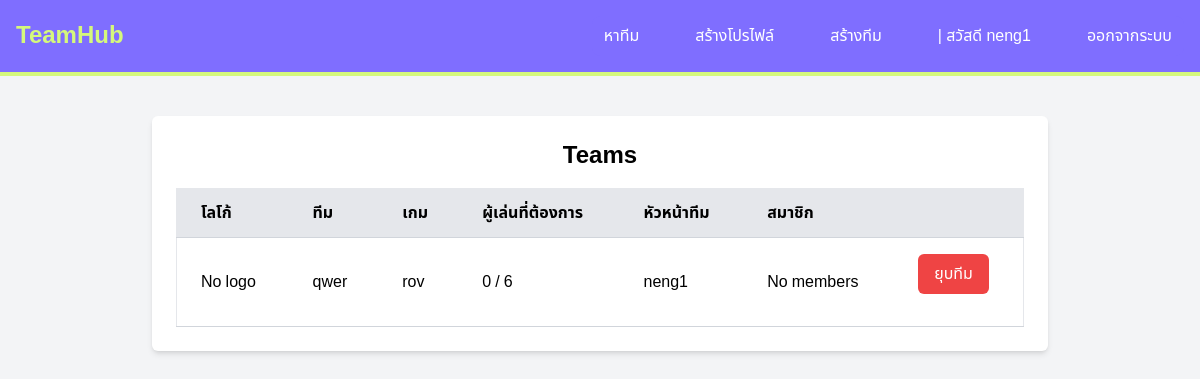
Page /my_team/ (signed in) on the earlier database version.
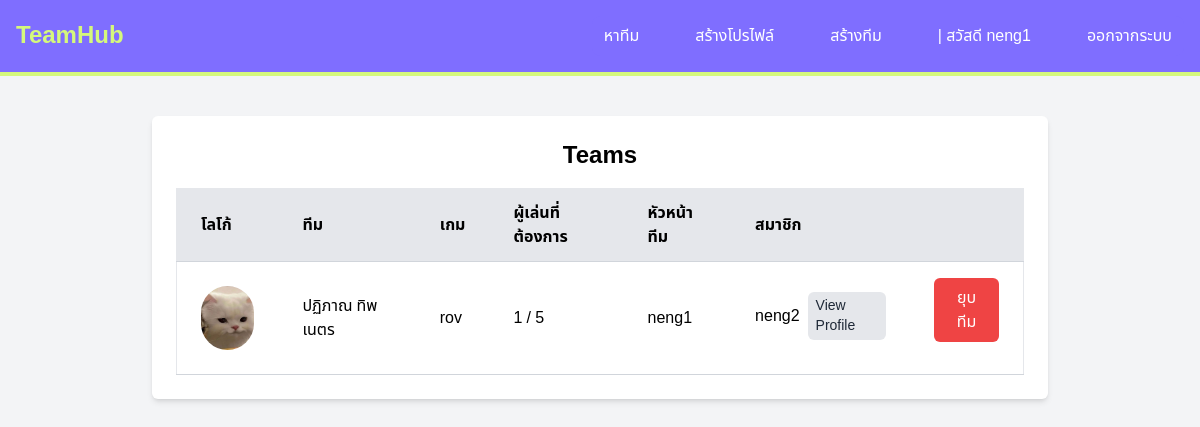
Same page on the later database version.
### myesportapp/models.py (models this page shows, shortened)
class Team(models.Model):
    member = models.ForeignKey(User, on_delete=models.CASCADE, null=True, blank=False)
    name = models.CharField(max_length=100, null=True, blank=False)
    game = models.ForeignKey(Game, on_delete=models.CASCADE, null=True, blank=False)
    required_rank_min = models.CharField(max_length=100, null=True, blank=True)
    required_rank_max = models.CharField(max_length=100, null=True, blank=True)
    members_needed = models.IntegerField( null=True, blank=False)
    additional_details = models.TextField( null=True, blank=False)
    logo = models.ImageField(upload_to='team_logos/', blank=True, null=True)

class Game(models.Model):
    name = models.CharField(max_length=100, null=True, blank=False)
    rank1 = models.CharField(max_length=100, null=True, blank=False)
    rank2 = models.CharField(max_length=100,  null=True, blank=False)
    rank3 = models.CharField(max_length=100,  null=True, blank=False)
    rank4 = models.CharField(max_length=100,  null=True, blank=False)
    rank5 = models.CharField(max_length=100,  null=True, blank=False)
    rank6 = models.CharField(max_length=100,  null=True, blank=False)
    rank7 = models.CharField(max_length=100,  null=True, blank=False)
    rank8 = models.CharField(max_length=100, null=True, blank=False)
    rank9 = models.CharField(max_length=100,  null=True, blank=False)

class TeamMember(models.Model):
    team = models.ForeignKey(Team, on_delete=models.CASCADE, related_name='members', null=True, blank=False)
    user = models.ForeignKey(User, on_delete=models.CASCADE, null=True, blank=False)

### myesportapp/views.py (the view)
# urls.py: path('my_team/', my_team, name='my_team'),
def my_team(request):
    current_user = request.user
    teams = (Team.objects.filter(members__user=current_user) |
             Team.objects.filter(member=current_user)).distinct()
    for team in teams:
        member_count = team.members.count()
        team.total_members = member_count
    context = {
        'teams': teams,
    }
    return render(request, 'my_team.html', context)

### myesportapp/templates/my_team.html (shortened to what this page needs)
<body class="bg-gray-100">
    {% include 'components/navbar.html' %}
    <div class="container mx-auto my-10">
        <div class="max-w-4xl mx-auto bg-white p-6 rounded-md shadow-md">
            <h1 class="text-2xl font-bold mb-4 text-center">Teams</h1>
            <div class="overflow-x-auto">
                <table class="min-w-full bg-white border">
                    <thead>
                        <tr class="bg-gray-200">
                            <th class="py-3 px-6 border-b border-gray-300 text-left font-semibold">โลโก้</th>
                            <th class="py-3 px-6 border-b border-gray-300 text-left font-semibold">ทีม</th>
                            <th class="py-3 px-6 border-b border-gray-300 text-left font-semibold">เกม</th>
                            <th class="py-3 px-6 border-b border-gray-300 text-left font-semibold">ผู้เล่นที่ต้องการ</th>
                            <th class="py-3 px-6 border-b border-gray-300 text-left font-semibold">หัวหน้าทีม</th>
                            <th class="py-3 px-6 border-b border-gray-300 text-left font-semibold">สมาชิก</th>
                            <th class="py-3 px-6 border-b border-gray-300 text-left font-semibold"></th>
                        </tr>
                    </thead>
                    <tbody>
                        {% for team in teams %}
                        <tr>
                            <td class="py-4 px-6 border-b border-gray-300">
                                {% if team.logo %}
                                <img src="{{ team.logo.url }}" alt="{{ team.name }} logo" class="w-16 h-16 object-cover rounded-full">
                                {% else %}
                                <span>No logo</span>
                                {% endif %}
                            </td>
                            <td class="py-4 px-6 border-b border-gray-300">{{ team.name }}</td>
                            <td class="py-4 px-6 border-b border-gray-300">{{ team.game.name }}</td>
                            <td class="py-4 px-6 border-b border-gray-300">
                                {{ team.total_members }} / {{ team.members_needed }}
                            </td>
                            <td class="py-4 px-6 border-b border-gray-300">{{ team.member.username }}</td>
                            <td class="py-4 px-6 border-b border-gray-300">
                                {% for member in team.members.all %}
                                <div class="flex items-center mb-1">
                                    <span>{{ member.user.username }}</span>
                                    <a href="{% url 'user_profile' user_id=member.user.id %}" class="ml-2 inline-block bg-gray-200 text-gray-800 px-2 py-1 rounded-md text-sm hover:bg-gray-300">View Profile</a>
                                </div>
                                {% empty %}
                                <span>No members</span>
                                {% endfor %}
                            </td>
                            <td class="py-4 px-6 border-b border-gray-300">
                                <form method="post" action="{% url 'leave_team' team.id %}">
                                    <button type="submit" class="bg-red-500 text-white px-4 py-2 rounded-md hover:bg-red-600">
                                        {% if request.user == team.member %}
                                        ยุบทีม
                                        {% else %}
                                        ออกจากทีม
                                        {% endif %}
                                    </button>
                                </form>
                            </td>
                        </tr>
                        {% endfor %}
                    </tbody>
                </table>
            </div>
        </div>
    </div>
</body>

### myesportapp/templates/components/navbar.html (shortened to what this page needs)
<!DOCTYPE html>
<html lang="en">
<head>
    <script src="https://cdn.tailwindcss.com"></script>
</head>
<body>
    <nav class="bg-[#7f6eff] border-b-4 border-[#d5f87c]">
        <div class="max-w-screen-xl flex flex-wrap items-center justify-between mx-auto p-4">
            <a href="/" class="flex items-center space-x-3 rtl:space-x-reverse">
                <span class="self-center text-2xl font-semibold text-[#d5f87c] whitespace-nowrap">TeamHub</span>
            </a>
            <div class="hidden w-full md:block md:w-auto" id="navbar-default">
                <ul class="font-medium flex flex-col p-4 md:p-0 mt-4 border border-gray-100 rounded-lg bg-[#7f6eff] md:flex-row md:space-x-8 rtl:space-x-reverse md:mt-0 md:border-0">
                    <li>
                        <a href="/" class="block py-2 px-3 text-white rounded hover:bg-[#d5f87c] hover:text-black">หาทีม</a>
                    </li>
                    <li>
                        <a href="/profile" class="block py-2 px-3 text-white rounded hover:bg-[#d5f87c] hover:text-black">สร้างโปรไฟล์</a>
                    </li>
                    <li>
                        <a href="/create_team" class="block py-2 px-3 text-white rounded hover:bg-[#d5f87c] hover:text-black">สร้างทีม</a>
                    </li>
                    {% if user.is_authenticated %}
                        <li class="relative">
                            <button onclick="toggleDropdown()" class="block py-2 px-3 text-white rounded hover:bg-[#d5f87c] hover:text-black">| สวัสดี {{ user.username }}</button>
                        </li>
                        <li>
                            <a href="{% url 'logout' %}" class="block py-2 px-3 text-white rounded hover:bg-[#d5f87c] hover:text-black">ออกจากระบบ</a>
                        </li>
                    {% else %}
                        <li>
                            <a href="{% url 'login' %}" class="block py-2 px-3 text-white rounded hover:bg-[#d5f87c] hover:text-black">เข้าสู่ระบบ</a>
                        </li>
                    {% endif %}
                </ul>
            </div>
        </div>
    </nav>
</body>
</html>

### myesportapp/templates/components/navbar.html (style rules this page uses)
body { font-family: 'Noto Sans Thai', sans-serif; background-color: #e5e7eb; }
.font-bold { font-weight: 700; }

Differences in the rows shown:
removed Team: shows "No logo", name "qwer", game.name "rov", total_members "0", members_needed "6", member.username "neng1", shows "ยุบทีม"
added Team: logo (picture), name "ปฏิภาณ ทิพเนตร", game.name "rov", total_members "1", members_needed "5", member.username "neng1", shows "ยุบทีม"
added TeamMember: user.username "neng2"
